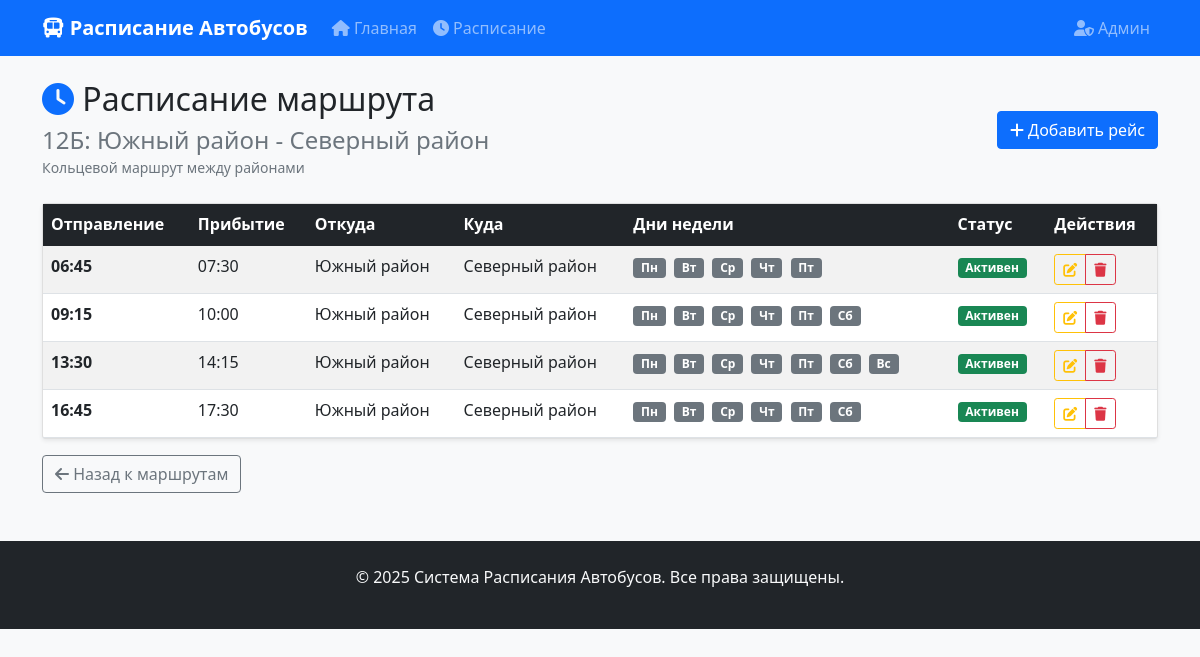
The app's page /admin/route/3/schedules (signed in) with its own data.
### models.py (models this page shows)
class Route(Base):
    __tablename__ = "routes"
    id = Column(Integer, primary_key=True, index=True)
    route_number = Column(String, unique=True, index=True)
    route_name = Column(String)
    description = Column(Text, nullable=True)
    created_at = Column(DateTime(timezone=True), server_default=func.now())
    updated_at = Column(DateTime(timezone=True), server_default=func.now(), onupdate=func.now())
    schedules = relationship("Schedule", back_populates="route")

class Schedule(Base):
    __tablename__ = "schedules"
    id = Column(Integer, primary_key=True, index=True)
    route_id = Column(Integer, ForeignKey("routes.id"))
    departure_time = Column(String)  # Format: HH:MM
    arrival_time = Column(String)    # Format: HH:MM
    departure_stop = Column(String)
    arrival_stop = Column(String)
    days_of_week = Column(String)  # Comma-separated: "mon,tue,wed,thu,fri,sat,sun"
    is_active = Column(Integer, default=1)  # 1 = active, 0 = inactive
    created_at = Column(DateTime(timezone=True), server_default=func.now())
    updated_at = Column(DateTime(timezone=True), server_default=func.now(), onupdate=func.now())
    route = relationship("Route", back_populates="schedules")

### main.py (the view)
@app.get("/admin/route/{route_id}/schedules", response_class=HTMLResponse)
async def admin_route_schedules(
    request: Request,
    route_id: int,
    db: Session = Depends(get_db),
    current_admin: Admin = Depends(get_current_admin)
):
    route = db.query(Route).filter(Route.id == route_id).first()
    if not route:
        raise HTTPException(status_code=404, detail="Route not found")
    schedules = db.query(Schedule).filter(Schedule.route_id == route_id).all()
    return templates.TemplateResponse("admin_schedules.html", {
        "request": request,
        "route": route,
        "schedules": schedules
    })

### templates/admin_schedules.html (shortened to what this page needs)
{% extends "base.html" %}
{% set day_names = {
    'mon': 'Пн',
    'tue': 'Вт',
    'wed': 'Ср',
    'thu': 'Чт',
    'fri': 'Пт',
    'sat': 'Сб',
    'sun': 'Вс'
} %}
{% block content %}
<div class="row">
    <div class="col-12">
        <div class="d-flex justify-content-between align-items-center mb-4">
            <div>
                <h2><i class="fas fa-clock text-primary"></i> Расписание маршрута</h2>
                <h4 class="text-muted mb-0">{{ route.route_number }}: {{ route.route_name }}</h4>
                {% if route.description %}
                <small class="text-muted">{{ route.description }}</small>
                {% endif %}
            </div>
            <a href="/admin/route/{{ route.id }}/schedule/add" class="btn btn-primary">
                <i class="fas fa-plus"></i> Добавить рейс
            </a>
        </div>
        {% if schedules %}
            <div class="card">
                <div class="card-body p-0">
                    <div class="table-responsive">
                        <table class="table table-striped mb-0">
                            <thead class="table-dark">
                                <tr>
                                    <th>Отправление</th>
                                    <th>Прибытие</th>
                                    <th>Откуда</th>
                                    <th>Куда</th>
                                    <th>Дни недели</th>
                                    <th>Статус</th>
                                    <th>Действия</th>
                                </tr>
                            </thead>
                            <tbody>
                                {% for schedule in schedules %}
                                <tr>
                                    <td><strong>{{ schedule.departure_time }}</strong></td>
                                    <td>{{ schedule.arrival_time }}</td>
                                    <td>{{ schedule.departure_stop }}</td>
                                    <td>{{ schedule.arrival_stop }}</td>
                                    <td>
                                        {% for day in schedule.days_of_week.split(',') %}
                                            <span class="badge bg-secondary me-1">{{ day_names.get(day.strip(), day) }}</span>
                                        {% endfor %}
                                    </td>
                                    <td>
                                        {% if schedule.is_active %}
                                            <span class="badge bg-success">Активен</span>
                                        {% else %}
                                            <span class="badge bg-danger">Неактивен</span>
                                        {% endif %}
                                    </td>
                                    <td>
                                        <div class="btn-group" role="group">
                                            <a href="/admin/route/{{ route.id }}/schedule/{{ schedule.id }}/edit" class="btn btn-sm btn-outline-warning" title="Редактировать">
                                                <i class="fas fa-edit"></i>
                                            </a>
                                            <button class="btn btn-sm btn-outline-danger" title="Удалить" onclick="deleteSchedule({{ schedule.id }})">
                                                <i class="fas fa-trash"></i>
                                            </button>
                                        </div>
                                    </td>
                                </tr>
                                {% endfor %}
                            </tbody>
                        </table>
                    </div>
                </div>
            </div>
        {% endif %}
        <div class="mt-3">
            <a href="/admin/routes" class="btn btn-outline-secondary">
                <i class="fas fa-arrow-left"></i> Назад к маршрутам
            </a>
        </div>
    </div>
</div>
{% endblock %}

### templates/base.html (style rules this page uses)
body { background-color: #f8f9fa; }
.card { box-shadow: 0 0.125rem 0.25rem rgba(0, 0, 0, 0.075); border: 1px solid rgba(0, 0, 0, 0.125); }

### records on screen
Route: route_number "12Б", route_name "Южный район - Северный район", description "Кольцевой маршрут между районами"
Schedule: departure_time "06:45", arrival_time "07:30", departure_stop "Южный район", arrival_stop "Северный район", get "Пн" "Вт" "Ср" "Чт" "Пт", is_active "Активен"
Schedule: departure_time "09:15", arrival_time "10:00", departure_stop "Южный район", arrival_stop "Северный район", get "Пн" "Вт" "Ср" "Чт" "Пт" "Сб", is_active "Активен"
Schedule: departure_time "13:30", arrival_time "14:15", departure_stop "Южный район", arrival_stop "Северный район", get "Пн" "Вт" "Ср" "Чт" "Пт" "Сб" "Вс", is_active "Активен"
Schedule: departure_time "16:45", arrival_time "17:30", departure_stop "Южный район", arrival_stop "Северный район", get "Пн" "Вт" "Ср" "Чт" "Пт" "Сб", is_active "Активен"
